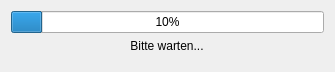
<?xml version="1.0" encoding="UTF-8"?>
<ui version="4.0">
 <class>Form</class>
 <widget class="QWidget" name="Form">
  <property name="windowModality">
   <enum>Qt::ApplicationModal</enum>
  </property>
  <property name="geometry">
   <rect>
    <x>0</x>
    <y>0</y>
    <width>335</width>
    <height>72</height>
   </rect>
  </property>
  <property name="sizePolicy">
   <sizepolicy hsizetype="Preferred" vsizetype="Minimum">
    <horstretch>0</horstretch>
    <verstretch>0</verstretch>
   </sizepolicy>
  </property>
  <property name="windowTitle">
   <string>Fortschritt</string>
  </property>
  <layout class="QVBoxLayout" name="verticalLayout">
   <property name="sizeConstraint">
    <enum>QLayout::SetMinimumSize</enum>
   </property>
   <item>
    <widget class="QProgressBar" name="bar">
     <property name="minimum">
      <number>0</number>
     </property>
     <property name="maximum">
      <number>100</number>
     </property>
     <property name="value">
      <number>10</number>
     </property>
     <property name="invertedAppearance">
      <bool>false</bool>
     </property>
     <property name="textDirection">
      <enum>QProgressBar::TopToBottom</enum>
     </property>
    </widget>
   </item>
   <item alignment="Qt::AlignHCenter|Qt::AlignTop">
    <widget class="QLabel" name="text">
     <property name="sizePolicy">
      <sizepolicy hsizetype="Preferred" vsizetype="Fixed">
       <horstretch>0</horstretch>
       <verstretch>0</verstretch>
      </sizepolicy>
     </property>
     <property name="text">
      <string>Bitte warten...</string>
     </property>
     <property name="alignment">
      <set>Qt::AlignCenter</set>
     </property>
    </widget>
   </item>
  </layout>
 </widget>
 <resources/>
 <connections/>
</ui>
